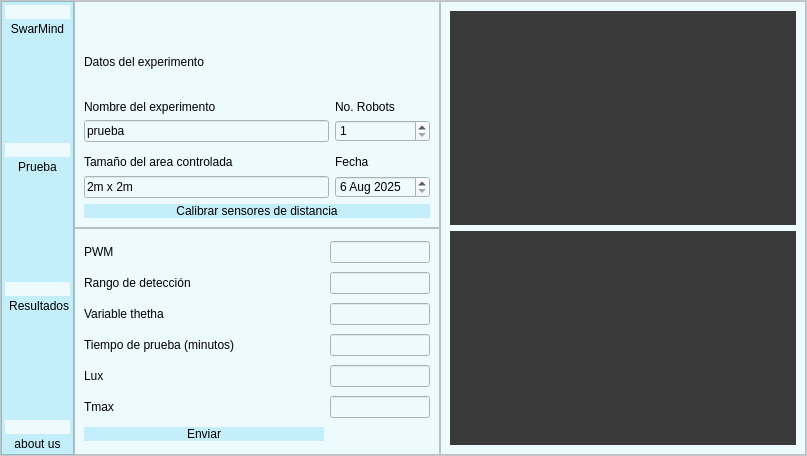
<?xml version="1.0" encoding="UTF-8"?>
<ui version="4.0">
 <class>MainWindow</class>
 <widget class="QMainWindow" name="MainWindow">
  <property name="geometry">
   <rect>
    <x>0</x>
    <y>0</y>
    <width>807</width>
    <height>456</height>
   </rect>
  </property>
  <property name="windowTitle">
   <string>SwarMind</string>
  </property>
  <property name="windowIcon">
   <iconset>
    <normaloff>recursos/enjambre.svg</normaloff>recursos/enjambre.svg</iconset>
  </property>
  <widget class="QWidget" name="centralwidget">
   <layout class="QGridLayout" name="_2" rowstretch="0" columnstretch="0" rowminimumheight="0" columnminimumwidth="0">
    <property name="leftMargin">
     <number>0</number>
    </property>
    <property name="topMargin">
     <number>0</number>
    </property>
    <property name="rightMargin">
     <number>0</number>
    </property>
    <property name="bottomMargin">
     <number>0</number>
    </property>
    <item row="0" column="0">
     <widget class="QFrame" name="PrincipalFrame">
      <property name="styleSheet">
       <string notr="true">background-color: rgb(255, 255, 255);</string>
      </property>
      <property name="frameShape">
       <enum>QFrame::StyledPanel</enum>
      </property>
      <property name="frameShadow">
       <enum>QFrame::Raised</enum>
      </property>
      <layout class="QGridLayout" name="gridLayout" rowstretch="5,5" columnstretch="1,5,5" rowminimumheight="0,0">
       <property name="leftMargin">
        <number>0</number>
       </property>
       <property name="topMargin">
        <number>0</number>
       </property>
       <property name="rightMargin">
        <number>0</number>
       </property>
       <property name="bottomMargin">
        <number>0</number>
       </property>
       <property name="spacing">
        <number>0</number>
       </property>
       <item row="0" column="0" rowspan="2">
        <widget class="QFrame" name="Lateral">
         <property name="styleSheet">
          <string notr="true">background-color: rgb(196, 238, 250);</string>
         </property>
         <property name="frameShape">
          <enum>QFrame::StyledPanel</enum>
         </property>
         <property name="frameShadow">
          <enum>QFrame::Raised</enum>
         </property>
         <property name="lineWidth">
          <number>0</number>
         </property>
         <layout class="QVBoxLayout" name="verticalLayout_8">
          <property name="spacing">
           <number>3</number>
          </property>
          <property name="leftMargin">
           <number>3</number>
          </property>
          <property name="topMargin">
           <number>3</number>
          </property>
          <property name="rightMargin">
           <number>3</number>
          </property>
          <property name="bottomMargin">
           <number>3</number>
          </property>
          <item>
           <layout class="QVBoxLayout" name="verticalLayout_7">
            <item>
             <widget class="QPushButton" name="SwarButton">
              <property name="styleSheet">
               <string notr="true">border-radius:20px;
background-color: rgb(237, 250, 254);</string>
              </property>
              <property name="text">
               <string/>
              </property>
              <property name="icon">
               <iconset>
                <normaloff>recursos/enjambre.svg</normaloff>recursos/enjambre.svg</iconset>
              </property>
              <property name="iconSize">
               <size>
                <width>50</width>
                <height>50</height>
               </size>
              </property>
             </widget>
            </item>
            <item>
             <widget class="QLabel" name="label_3">
              <property name="text">
               <string>SwarMind</string>
              </property>
              <property name="alignment">
               <set>Qt::AlignCenter</set>
              </property>
             </widget>
            </item>
            <item>
             <spacer name="verticalSpacer">
              <property name="orientation">
               <enum>Qt::Vertical</enum>
              </property>
              <property name="sizeHint" stdset="0">
               <size>
                <width>20</width>
                <height>48</height>
               </size>
              </property>
             </spacer>
            </item>
            <item>
             <widget class="QPushButton" name="TestButton">
              <property name="styleSheet">
               <string notr="true">border-radius:20px;
background-color: rgb(237, 250, 254);</string>
              </property>
              <property name="text">
               <string/>
              </property>
              <property name="icon">
               <iconset>
                <normaloff>recursos/prueba.png</normaloff>recursos/prueba.png</iconset>
              </property>
              <property name="iconSize">
               <size>
                <width>50</width>
                <height>50</height>
               </size>
              </property>
             </widget>
            </item>
            <item>
             <widget class="QLabel" name="label_4">
              <property name="text">
               <string>Prueba</string>
              </property>
              <property name="alignment">
               <set>Qt::AlignCenter</set>
              </property>
             </widget>
            </item>
            <item>
             <spacer name="verticalSpacer_2">
              <property name="orientation">
               <enum>Qt::Vertical</enum>
              </property>
              <property name="sizeHint" stdset="0">
               <size>
                <width>20</width>
                <height>28</height>
               </size>
              </property>
             </spacer>
            </item>
            <item>
             <widget class="QPushButton" name="ResuButton">
              <property name="styleSheet">
               <string notr="true">background-color: rgb(237, 250, 254);
border-radius:20px;</string>
              </property>
              <property name="text">
               <string/>
              </property>
              <property name="icon">
               <iconset>
                <normaloff>recursos/Resultados.png</normaloff>recursos/Resultados.png</iconset>
              </property>
              <property name="iconSize">
               <size>
                <width>50</width>
                <height>50</height>
               </size>
              </property>
             </widget>
            </item>
            <item>
             <widget class="QLabel" name="label_5">
              <property name="text">
               <string> Resultados</string>
              </property>
              <property name="alignment">
               <set>Qt::AlignCenter</set>
              </property>
             </widget>
            </item>
            <item>
             <spacer name="verticalSpacer_3">
              <property name="orientation">
               <enum>Qt::Vertical</enum>
              </property>
              <property name="sizeHint" stdset="0">
               <size>
                <width>20</width>
                <height>38</height>
               </size>
              </property>
             </spacer>
            </item>
            <item>
             <widget class="QPushButton" name="AboutButton">
              <property name="styleSheet">
               <string notr="true">border-radius:20px;
background-color: rgb(237, 250, 254);</string>
              </property>
              <property name="text">
               <string/>
              </property>
              <property name="icon">
               <iconset>
                <normaloff>recursos/about.png</normaloff>recursos/about.png</iconset>
              </property>
              <property name="iconSize">
               <size>
                <width>50</width>
                <height>50</height>
               </size>
              </property>
             </widget>
            </item>
            <item>
             <widget class="QLabel" name="label_6">
              <property name="text">
               <string>about us</string>
              </property>
              <property name="alignment">
               <set>Qt::AlignCenter</set>
              </property>
             </widget>
            </item>
           </layout>
          </item>
         </layout>
        </widget>
       </item>
       <item row="0" column="1">
        <widget class="QFrame" name="bloque1">
         <property name="styleSheet">
          <string notr="true">background-color: rgb(237, 250, 254);</string>
         </property>
         <property name="frameShape">
          <enum>QFrame::StyledPanel</enum>
         </property>
         <property name="frameShadow">
          <enum>QFrame::Raised</enum>
         </property>
         <layout class="QGridLayout" name="gridLayout_2">
          <item row="3" column="0">
           <layout class="QVBoxLayout" name="verticalLayout_3">
            <property name="spacing">
             <number>0</number>
            </property>
            <item>
             <widget class="QLabel" name="sizelabel">
              <property name="styleSheet">
               <string notr="true">font: 10pt &quot;Tahoma&quot;;

</string>
              </property>
              <property name="text">
               <string>Tamaño del area controlada</string>
              </property>
             </widget>
            </item>
            <item>
             <widget class="QLineEdit" name="lineEdit">
              <property name="styleSheet">
               <string notr="true">font: 12pt &quot;Tahoma&quot;;</string>
              </property>
              <property name="text">
               <string>2m x 2m</string>
              </property>
             </widget>
            </item>
           </layout>
          </item>
          <item row="0" column="0" colspan="2">
           <layout class="QHBoxLayout" name="horizontalLayout">
            <item>
             <spacer name="horizontalSpacer">
              <property name="orientation">
               <enum>Qt::Horizontal</enum>
              </property>
              <property name="sizeHint" stdset="0">
               <size>
                <width>78</width>
                <height>20</height>
               </size>
              </property>
             </spacer>
            </item>
            <item>
             <widget class="QPushButton" name="playButton">
              <property name="styleSheet">
               <string notr="true">color: rgb(0, 255, 255);
border-radius:20px;

</string>
              </property>
              <property name="text">
               <string/>
              </property>
              <property name="icon">
               <iconset>
                <normaloff>recursos/Play2.svg</normaloff>recursos/Play2.svg</iconset>
              </property>
              <property name="iconSize">
               <size>
                <width>30</width>
                <height>30</height>
               </size>
              </property>
             </widget>
            </item>
            <item>
             <widget class="QPushButton" name="pauseButton">
              <property name="styleSheet">
               <string notr="true">border-radius:20px;</string>
              </property>
              <property name="text">
               <string/>
              </property>
              <property name="icon">
               <iconset>
                <normaloff>recursos/pause2svg.svg</normaloff>recursos/pause2svg.svg</iconset>
              </property>
              <property name="iconSize">
               <size>
                <width>30</width>
                <height>30</height>
               </size>
              </property>
             </widget>
            </item>
            <item>
             <widget class="QPushButton" name="stopButton">
              <property name="styleSheet">
               <string notr="true">border-radius:20px;</string>
              </property>
              <property name="text">
               <string/>
              </property>
              <property name="icon">
               <iconset>
                <normaloff>recursos/stop (1).svg</normaloff>recursos/stop (1).svg</iconset>
              </property>
              <property name="iconSize">
               <size>
                <width>30</width>
                <height>30</height>
               </size>
              </property>
             </widget>
            </item>
            <item>
             <spacer name="horizontalSpacer_2">
              <property name="orientation">
               <enum>Qt::Horizontal</enum>
              </property>
              <property name="sizeHint" stdset="0">
               <size>
                <width>108</width>
                <height>20</height>
               </size>
              </property>
             </spacer>
            </item>
           </layout>
          </item>
          <item row="1" column="0" colspan="2">
           <layout class="QHBoxLayout" name="horizontalLayout_2">
            <item>
             <widget class="QLabel" name="dataname">
              <property name="styleSheet">
               <string notr="true">font: 10pt &quot;Tahoma&quot;;
</string>
              </property>
              <property name="text">
               <string>Datos del experimento</string>
              </property>
             </widget>
            </item>
            <item>
             <spacer name="horizontalSpacer_3">
              <property name="orientation">
               <enum>Qt::Horizontal</enum>
              </property>
              <property name="sizeHint" stdset="0">
               <size>
                <width>178</width>
                <height>20</height>
               </size>
              </property>
             </spacer>
            </item>
           </layout>
          </item>
          <item row="2" column="0">
           <layout class="QVBoxLayout" name="verticalLayout_2">
            <property name="spacing">
             <number>0</number>
            </property>
            <item>
             <widget class="QLabel" name="namelabel">
              <property name="styleSheet">
               <string notr="true">font: 10pt &quot;Tahoma&quot;;

</string>
              </property>
              <property name="text">
               <string>Nombre del experimento</string>
              </property>
             </widget>
            </item>
            <item>
             <widget class="QLineEdit" name="name">
              <property name="styleSheet">
               <string notr="true">font: 12pt &quot;Tahoma&quot;;
</string>
              </property>
              <property name="text">
               <string>prueba</string>
              </property>
             </widget>
            </item>
           </layout>
          </item>
          <item row="2" column="1">
           <layout class="QVBoxLayout" name="verticalLayout_5">
            <property name="spacing">
             <number>0</number>
            </property>
            <item>
             <widget class="QLabel" name="numberlabel">
              <property name="styleSheet">
               <string notr="true">font: 10pt &quot;Tahoma&quot;;

</string>
              </property>
              <property name="text">
               <string>No. Robots</string>
              </property>
             </widget>
            </item>
            <item>
             <widget class="QSpinBox" name="NumRobot">
              <property name="styleSheet">
               <string notr="true">font: 12pt &quot;Tahoma&quot;;
</string>
              </property>
              <property name="minimum">
               <number>1</number>
              </property>
              <property name="maximum">
               <number>10</number>
              </property>
             </widget>
            </item>
           </layout>
          </item>
          <item row="3" column="1">
           <layout class="QVBoxLayout" name="verticalLayout_4">
            <property name="spacing">
             <number>0</number>
            </property>
            <item>
             <widget class="QLabel" name="labeldate">
              <property name="styleSheet">
               <string notr="true">font: 10pt &quot;Tahoma&quot;;

</string>
              </property>
              <property name="text">
               <string>Fecha</string>
              </property>
             </widget>
            </item>
            <item>
             <widget class="QDateEdit" name="Fecha">
              <property name="styleSheet">
               <string notr="true">font: 12pt &quot;Tahoma&quot;;

</string>
              </property>
              <property name="minimumDate">
               <date>
                <year>2025</year>
                <month>8</month>
                <day>6</day>
               </date>
              </property>
             </widget>
            </item>
           </layout>
          </item>
          <item row="4" column="0" colspan="2">
           <widget class="QPushButton" name="levelbutton">
            <property name="styleSheet">
             <string notr="true">font: 10pt &quot;Tahoma&quot;;
border-radius:20px;
background-color: rgb(196, 238, 250);</string>
            </property>
            <property name="text">
             <string>Calibrar sensores de distancia</string>
            </property>
           </widget>
          </item>
         </layout>
        </widget>
       </item>
       <item row="0" column="2" rowspan="2">
        <widget class="QFrame" name="frame_3">
         <property name="styleSheet">
          <string notr="true">background-color: rgb(237, 250, 254);</string>
         </property>
         <property name="frameShape">
          <enum>QFrame::StyledPanel</enum>
         </property>
         <property name="frameShadow">
          <enum>QFrame::Raised</enum>
         </property>
         <layout class="QGridLayout" name="gridLayout_4">
          <item row="2" column="0">
           <widget class="QLabel" name="plot">
            <property name="styleSheet">
             <string notr="true">background-color: rgb(58, 58, 58);</string>
            </property>
            <property name="text">
             <string/>
            </property>
           </widget>
          </item>
          <item row="0" column="0">
           <widget class="QLabel" name="camara">
            <property name="styleSheet">
             <string notr="true">background-color: rgb(58, 58, 58);</string>
            </property>
            <property name="text">
             <string/>
            </property>
           </widget>
          </item>
         </layout>
        </widget>
       </item>
       <item row="1" column="1">
        <widget class="QFrame" name="frame">
         <property name="styleSheet">
          <string notr="true">background-color: rgb(237, 250, 254);</string>
         </property>
         <property name="frameShape">
          <enum>QFrame::StyledPanel</enum>
         </property>
         <property name="frameShadow">
          <enum>QFrame::Raised</enum>
         </property>
         <layout class="QGridLayout" name="gridLayout_3">
          <item row="0" column="0">
           <widget class="QLabel" name="vel">
            <property name="styleSheet">
             <string notr="true">font: 10pt &quot;Tahoma&quot;;

</string>
            </property>
            <property name="text">
             <string>PWM </string>
            </property>
           </widget>
          </item>
          <item row="0" column="1">
           <widget class="QLineEdit" name="vel_motor">
            <property name="maximumSize">
             <size>
              <width>100</width>
              <height>16777215</height>
             </size>
            </property>
            <property name="styleSheet">
             <string notr="true">font: 12pt &quot;Tahoma&quot;;
color: rgb(68, 169, 197);
</string>
            </property>
            <property name="text">
             <string/>
            </property>
           </widget>
          </item>
          <item row="1" column="0">
           <widget class="QLabel" name="deteccion">
            <property name="styleSheet">
             <string notr="true">font: 10pt &quot;Tahoma&quot;;

</string>
            </property>
            <property name="text">
             <string>Rango de detección</string>
            </property>
           </widget>
          </item>
          <item row="1" column="1">
           <widget class="QLineEdit" name="ran_detec">
            <property name="maximumSize">
             <size>
              <width>100</width>
              <height>16777215</height>
             </size>
            </property>
            <property name="styleSheet">
             <string notr="true">font: 12pt &quot;Tahoma&quot;;
color: rgb(68, 169, 197);
</string>
            </property>
            <property name="text">
             <string/>
            </property>
           </widget>
          </item>
          <item row="2" column="0">
           <widget class="QLabel" name="alpha">
            <property name="styleSheet">
             <string notr="true">font: 10pt &quot;Tahoma&quot;;

</string>
            </property>
            <property name="text">
             <string>Variable thetha</string>
            </property>
           </widget>
          </item>
          <item row="2" column="1">
           <widget class="QLineEdit" name="thetha_luz">
            <property name="maximumSize">
             <size>
              <width>100</width>
              <height>16777215</height>
             </size>
            </property>
            <property name="styleSheet">
             <string notr="true">font: 12pt &quot;Tahoma&quot;;
color: rgb(68, 169, 197);
</string>
            </property>
            <property name="text">
             <string/>
            </property>
           </widget>
          </item>
          <item row="3" column="0">
           <widget class="QLabel" name="tiempo">
            <property name="styleSheet">
             <string notr="true">font: 10pt &quot;Tahoma&quot;;

</string>
            </property>
            <property name="text">
             <string>Tiempo de prueba (minutos)</string>
            </property>
           </widget>
          </item>
          <item row="3" column="1">
           <widget class="QLineEdit" name="tiempo_prueba">
            <property name="maximumSize">
             <size>
              <width>100</width>
              <height>16777215</height>
             </size>
            </property>
            <property name="styleSheet">
             <string notr="true">font: 12pt &quot;Tahoma&quot;;
color: rgb(68, 169, 197);
</string>
            </property>
            <property name="text">
             <string/>
            </property>
           </widget>
          </item>
          <item row="4" column="0">
           <widget class="QLabel" name="tiempo_2">
            <property name="styleSheet">
             <string notr="true">font: 10pt &quot;Tahoma&quot;;

</string>
            </property>
            <property name="text">
             <string>Lux</string>
            </property>
           </widget>
          </item>
          <item row="4" column="1">
           <widget class="QLineEdit" name="Lux_lit">
            <property name="maximumSize">
             <size>
              <width>100</width>
              <height>16777215</height>
             </size>
            </property>
            <property name="styleSheet">
             <string notr="true">font: 12pt &quot;Tahoma&quot;;
color: rgb(68, 169, 197);
</string>
            </property>
            <property name="text">
             <string/>
            </property>
           </widget>
          </item>
          <item row="5" column="0">
           <widget class="QLabel" name="label_2">
            <property name="styleSheet">
             <string notr="true">font: 10pt &quot;Tahoma&quot;;
</string>
            </property>
            <property name="text">
             <string>Tmax</string>
            </property>
           </widget>
          </item>
          <item row="5" column="1">
           <widget class="QLineEdit" name="Tmax_var">
            <property name="maximumSize">
             <size>
              <width>100</width>
              <height>16777215</height>
             </size>
            </property>
            <property name="styleSheet">
             <string notr="true">font: 12pt &quot;Tahoma&quot;;
color: rgb(68, 169, 197);
</string>
            </property>
            <property name="text">
             <string/>
            </property>
           </widget>
          </item>
          <item row="6" column="0">
           <widget class="QPushButton" name="enviarButton">
            <property name="styleSheet">
             <string notr="true">font: 10pt &quot;Tahoma&quot;;
border-radius:20px;
background-color: rgb(196, 238, 250);</string>
            </property>
            <property name="text">
             <string>Enviar</string>
            </property>
           </widget>
          </item>
         </layout>
        </widget>
       </item>
      </layout>
     </widget>
    </item>
   </layout>
  </widget>
 </widget>
 <resources/>
 <connections/>
</ui>
